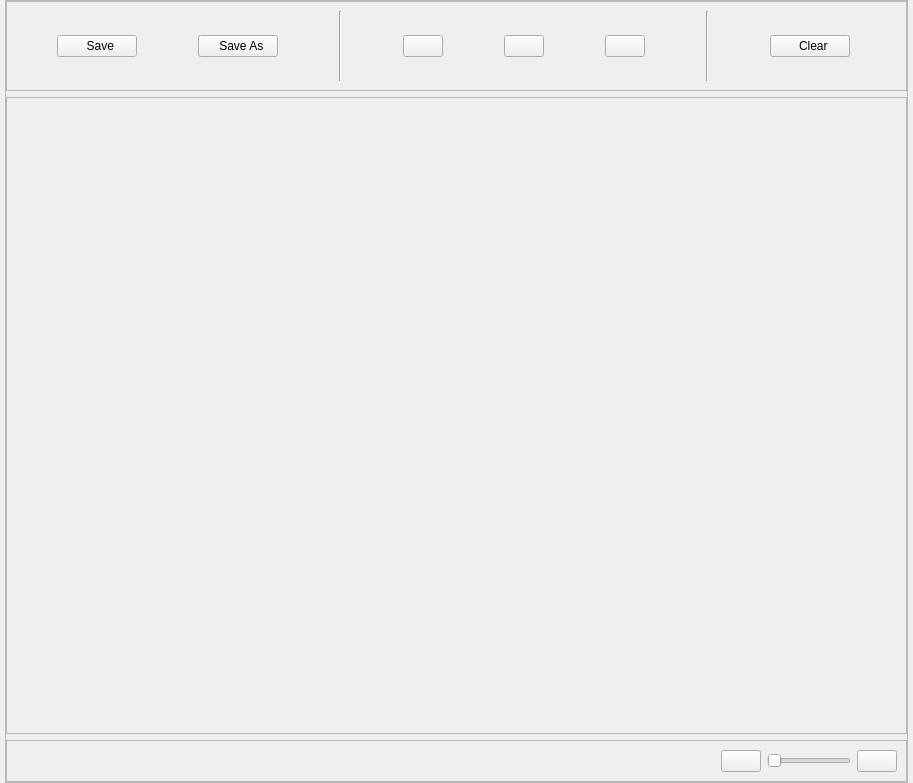
<?xml version="1.0" encoding="UTF-8"?>
<ui version="4.0">
 <class>MainWidget</class>
 <widget class="QWidget" name="MainWidget">
  <property name="geometry">
   <rect>
    <x>0</x>
    <y>0</y>
    <width>913</width>
    <height>783</height>
   </rect>
  </property>
  <property name="windowTitle">
   <string>Form</string>
  </property>
  <layout class="QHBoxLayout" name="horizontalLayout_4">
   <property name="leftMargin">
    <number>5</number>
   </property>
   <property name="topMargin">
    <number>0</number>
   </property>
   <property name="rightMargin">
    <number>5</number>
   </property>
   <property name="bottomMargin">
    <number>0</number>
   </property>
   <item>
    <widget class="QFrame" name="MainFrame">
     <property name="frameShape">
      <enum>QFrame::StyledPanel</enum>
     </property>
     <property name="frameShadow">
      <enum>QFrame::Raised</enum>
     </property>
     <layout class="QVBoxLayout" name="verticalLayout_2">
      <property name="leftMargin">
       <number>0</number>
      </property>
      <property name="topMargin">
       <number>0</number>
      </property>
      <property name="rightMargin">
       <number>0</number>
      </property>
      <property name="bottomMargin">
       <number>0</number>
      </property>
      <item>
       <widget class="QFrame" name="ButtonFrame">
        <property name="sizePolicy">
         <sizepolicy hsizetype="Preferred" vsizetype="Preferred">
          <horstretch>0</horstretch>
          <verstretch>0</verstretch>
         </sizepolicy>
        </property>
        <property name="maximumSize">
         <size>
          <width>16777215</width>
          <height>90</height>
         </size>
        </property>
        <property name="baseSize">
         <size>
          <width>0</width>
          <height>0</height>
         </size>
        </property>
        <property name="styleSheet">
         <string notr="true"/>
        </property>
        <property name="frameShape">
         <enum>QFrame::StyledPanel</enum>
        </property>
        <property name="frameShadow">
         <enum>QFrame::Raised</enum>
        </property>
        <layout class="QHBoxLayout" name="horizontalLayout_2">
         <property name="spacing">
          <number>20</number>
         </property>
         <item>
          <widget class="QPushButton" name="SaveBtn">
           <property name="sizePolicy">
            <sizepolicy hsizetype="Fixed" vsizetype="Fixed">
             <horstretch>0</horstretch>
             <verstretch>0</verstretch>
            </sizepolicy>
           </property>
           <property name="text">
            <string>  Save</string>
           </property>
           <property name="icon">
            <iconset resource="../resource.qrc">
             <normaloff>:/icons/save-100.png</normaloff>:/icons/save-100.png</iconset>
           </property>
           <property name="iconSize">
            <size>
             <width>30</width>
             <height>30</height>
            </size>
           </property>
          </widget>
         </item>
         <item>
          <widget class="QPushButton" name="SaveAsBtn">
           <property name="sizePolicy">
            <sizepolicy hsizetype="Fixed" vsizetype="Fixed">
             <horstretch>0</horstretch>
             <verstretch>0</verstretch>
            </sizepolicy>
           </property>
           <property name="text">
            <string>  Save As</string>
           </property>
           <property name="icon">
            <iconset resource="../resource.qrc">
             <normaloff>:/icons/save-as-100.png</normaloff>:/icons/save-as-100.png</iconset>
           </property>
           <property name="iconSize">
            <size>
             <width>30</width>
             <height>30</height>
            </size>
           </property>
          </widget>
         </item>
         <item>
          <widget class="Line" name="line">
           <property name="orientation">
            <enum>Qt::Vertical</enum>
           </property>
          </widget>
         </item>
         <item>
          <widget class="QPushButton" name="CutBtn">
           <property name="sizePolicy">
            <sizepolicy hsizetype="Fixed" vsizetype="Fixed">
             <horstretch>0</horstretch>
             <verstretch>0</verstretch>
            </sizepolicy>
           </property>
           <property name="text">
            <string/>
           </property>
           <property name="icon">
            <iconset resource="../resource.qrc">
             <normaloff>:/icons/cut-100.png</normaloff>:/icons/cut-100.png</iconset>
           </property>
           <property name="iconSize">
            <size>
             <width>30</width>
             <height>30</height>
            </size>
           </property>
          </widget>
         </item>
         <item>
          <widget class="QPushButton" name="CopyBtn">
           <property name="sizePolicy">
            <sizepolicy hsizetype="Fixed" vsizetype="Fixed">
             <horstretch>0</horstretch>
             <verstretch>0</verstretch>
            </sizepolicy>
           </property>
           <property name="text">
            <string/>
           </property>
           <property name="icon">
            <iconset resource="../resource.qrc">
             <normaloff>:/icons/copy-100.png</normaloff>:/icons/copy-100.png</iconset>
           </property>
           <property name="iconSize">
            <size>
             <width>30</width>
             <height>30</height>
            </size>
           </property>
          </widget>
         </item>
         <item>
          <widget class="QPushButton" name="PasteBtn">
           <property name="sizePolicy">
            <sizepolicy hsizetype="Fixed" vsizetype="Fixed">
             <horstretch>0</horstretch>
             <verstretch>0</verstretch>
            </sizepolicy>
           </property>
           <property name="text">
            <string/>
           </property>
           <property name="icon">
            <iconset resource="../resource.qrc">
             <normaloff>:/icons/paste-100.png</normaloff>:/icons/paste-100.png</iconset>
           </property>
           <property name="iconSize">
            <size>
             <width>30</width>
             <height>30</height>
            </size>
           </property>
          </widget>
         </item>
         <item>
          <widget class="Line" name="line_2">
           <property name="orientation">
            <enum>Qt::Vertical</enum>
           </property>
          </widget>
         </item>
         <item>
          <widget class="QPushButton" name="ClearBtn">
           <property name="sizePolicy">
            <sizepolicy hsizetype="Fixed" vsizetype="Fixed">
             <horstretch>0</horstretch>
             <verstretch>0</verstretch>
            </sizepolicy>
           </property>
           <property name="text">
            <string>  Clear</string>
           </property>
           <property name="icon">
            <iconset resource="../resource.qrc">
             <normaloff>:/icons/clear-100.png</normaloff>:/icons/clear-100.png</iconset>
           </property>
           <property name="iconSize">
            <size>
             <width>30</width>
             <height>30</height>
            </size>
           </property>
          </widget>
         </item>
        </layout>
       </widget>
      </item>
      <item>
       <widget class="QFrame" name="ContentFrame">
        <property name="sizePolicy">
         <sizepolicy hsizetype="Preferred" vsizetype="Preferred">
          <horstretch>0</horstretch>
          <verstretch>0</verstretch>
         </sizepolicy>
        </property>
        <property name="styleSheet">
         <string notr="true"/>
        </property>
        <property name="frameShape">
         <enum>QFrame::StyledPanel</enum>
        </property>
        <property name="frameShadow">
         <enum>QFrame::Raised</enum>
        </property>
        <layout class="QHBoxLayout" name="horizontalLayout">
         <property name="spacing">
          <number>5</number>
         </property>
        </layout>
       </widget>
      </item>
      <item>
       <widget class="QFrame" name="HBoxFrame">
        <property name="sizePolicy">
         <sizepolicy hsizetype="Preferred" vsizetype="Fixed">
          <horstretch>0</horstretch>
          <verstretch>0</verstretch>
         </sizepolicy>
        </property>
        <property name="frameShape">
         <enum>QFrame::StyledPanel</enum>
        </property>
        <property name="frameShadow">
         <enum>QFrame::Raised</enum>
        </property>
        <layout class="QHBoxLayout" name="horizontalLayout_3">
         <item>
          <spacer name="horizontalSpacer">
           <property name="orientation">
            <enum>Qt::Horizontal</enum>
           </property>
           <property name="sizeHint" stdset="0">
            <size>
             <width>40</width>
             <height>20</height>
            </size>
           </property>
          </spacer>
         </item>
         <item>
          <widget class="QPushButton" name="leftBtn">
           <property name="sizePolicy">
            <sizepolicy hsizetype="Fixed" vsizetype="Fixed">
             <horstretch>0</horstretch>
             <verstretch>0</verstretch>
            </sizepolicy>
           </property>
           <property name="text">
            <string/>
           </property>
           <property name="icon">
            <iconset resource="../resource.qrc">
             <normaloff>:/icons/back-50.png</normaloff>:/icons/back-50.png</iconset>
           </property>
          </widget>
         </item>
         <item>
          <widget class="QSlider" name="horizontalSlider">
           <property name="sizePolicy">
            <sizepolicy hsizetype="Fixed" vsizetype="Fixed">
             <horstretch>0</horstretch>
             <verstretch>0</verstretch>
            </sizepolicy>
           </property>
           <property name="orientation">
            <enum>Qt::Horizontal</enum>
           </property>
          </widget>
         </item>
         <item>
          <widget class="QPushButton" name="rightBtn">
           <property name="sizePolicy">
            <sizepolicy hsizetype="Fixed" vsizetype="Fixed">
             <horstretch>0</horstretch>
             <verstretch>0</verstretch>
            </sizepolicy>
           </property>
           <property name="text">
            <string/>
           </property>
           <property name="icon">
            <iconset resource="../resource.qrc">
             <normaloff>:/icons/forward-50.png</normaloff>:/icons/forward-50.png</iconset>
           </property>
          </widget>
         </item>
        </layout>
       </widget>
      </item>
     </layout>
    </widget>
   </item>
  </layout>
 </widget>
 <resources>
  <include location="../resource.qrc"/>
 </resources>
 <connections/>
</ui>
